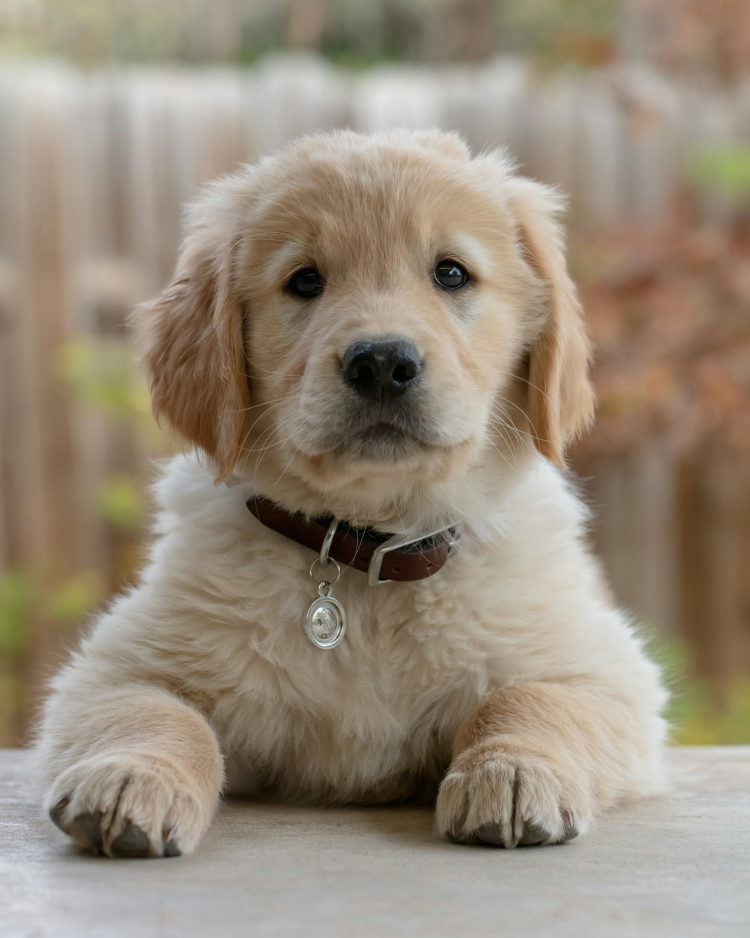
#> input picture src/img/golden.jpeg, 3000 x 3750 px (shown at 1/4 size)
$ jupyter execute --allow-errors lab03.ipynb   (older library calls are emulated)
#> lines starting #> are read from the running program, lines starting #| are printed output that depends on the picture; after the words box and inside, x2 and y2 are one past the last pixel; in counts of white or black regions, pixels touching at a corner belong together
## Laboratorio 03
### Histogram of Gradients (HOG) de Dalal & Triggs
- Sara Echeverría 21371
- Melissa Pérez 21385
- Ricardo Mendez 21289

Repositorio: https://github.com/MelissaPerez09/Lab03-CC3102

[cell 1]
# libraries
import cv2
import numpy as np
import matplotlib.pyplot as plt
from skimage.io import imread
from skimage.color import rgb2gray
from skimage.transform import resize
from skimage.feature import hog

### Task 01
Convertir una imagen a escala de grises y redimensionarla según un factor de escala

[cell 2]
def preprocess_image(image_path, k=1):
#> called with image_path = './img/golden.jpeg', k = 2
    image = cv2.imread(image_path)
#> image is the input picture: shape (3750, 3000, 3); mean B, G, R 122.2, 138.8, 151

    # gray scale transformation
    gray_image = cv2.cvtColor(image, cv2.COLOR_BGR2GRAY)

    # output image size
    new_size = (64 * k, 128 * k)

    # resize the image
    resized_image = cv2.resize(gray_image, new_size, interpolation=cv2.INTER_AREA)

    return resized_image

[cell 3]
# show result
def convert_grays(image_path, k):
    processed_image = preprocess_image(image_path, k)
    plt.imshow(processed_image, cmap='gray')
    plt.axis('off')
    plt.title("Grayscale Image")
    plt.show()

[cell 4]
convert_grays("./img/golden.jpeg", 2)

[cell 5]
convert_grays("./img/cat.jpeg", 4)
#> call 2 of preprocess_image, with image_path = './img/cat.jpeg', k = 4
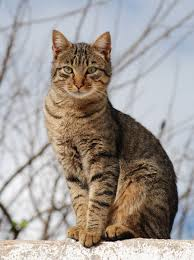
#> input picture src/img/cat.jpeg, 194 x 260 px
#> in preprocess_image, image is the input picture: shape (260, 194, 3); mean B, G, R 150.5, 155.1, 162
#> in preprocess_image (call 2), `resized_image = cv2.resize(gray_image, new_size, interpolation=cv2.INT..`:
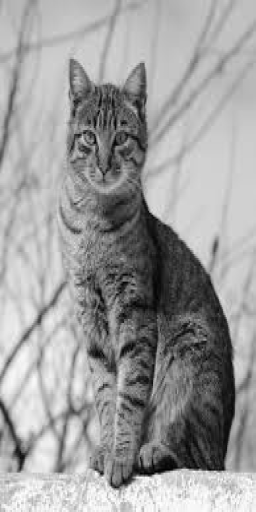
#> resized_image: shape (512, 256); min 0, max 255, mean 156.6

#> (a cell that did not finish here is left out)


### Task 02
Calcular la magnitud y el ángulo del gradiente de una imagen en escala de grises utilizando los filtros de Prewitt y Sobel.

[cell 7]
# Prewitt filter
def apply_prewitt(image):
    # Prewitt kernels
    kernel_x = np.array([[1, 0, -1], [1, 0, -1], [1, 0, -1]])
    kernel_y = np.array([[1, 1, 1], [0, 0, 0], [-1, -1, -1]])

    # apply filters
    prewitt_x = cv2.filter2D(image, -1, kernel_x)
    prewitt_y = cv2.filter2D(image, -1, kernel_y)

    # calculate the magnitude of gradients
    magnitude = cv2.addWeighted(prewitt_x, 0.5, prewitt_y, 0.5, 0)

    # Calcular la orientación del gradiente y llevarla al rango [0, 180)
    orientation = np.arctan2(prewitt_y, prewitt_x) * (180 / np.pi)
    orientation = np.mod(orientation, 180)

    return magnitude, orientation

[cell 8]
# Sobel filter
def apply_sobel(image):
    # apply Sobel filters in x and y directions
    sobel_x = cv2.Sobel(image, cv2.CV_64F, 1, 0, ksize=3)
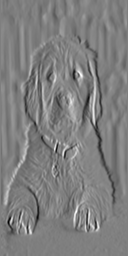
#> sobel_x: shape (256, 128) float64; min -455, max 455, mean -0.7; drawn with min black and max white
    sobel_y = cv2.Sobel(image, cv2.CV_64F, 0, 1, ksize=3)

    # calculate the magnitude of gradients
    magnitude = cv2.magnitude(sobel_x, sobel_y)

    # calculate the orientation of the gradient and scale it to [0, 180)
    orientation = np.arctan2(sobel_y, sobel_x) * (180 / np.pi)
    orientation = np.mod(orientation, 180)

    return magnitude, orientation

[cell 9]
# Show filter result
def show_filter_result(type, image_path, k):
    if type == "prewitt":
        processed_image = preprocess_image(image_path, k)
        magnitude, orientation = apply_prewitt(processed_image)
        filter_title = "Prewitt Filter"
    elif type == "sobel":
        processed_image = preprocess_image(image_path, k)
        magnitude, orientation = apply_sobel(processed_image)
        filter_title = "Sobel Filter"

    plt.figure(figsize=(4, 4))
    plt.suptitle(filter_title, fontsize=16)

    plt.subplot(1, 2, 1)
    plt.imshow(magnitude, cmap='gray')
    plt.axis('off')
    plt.title("Magnitude (µ)")

    plt.subplot(1, 2, 2)
    plt.imshow(orientation, cmap='gray')
    plt.axis('off')
    plt.title("Orientation (θ)")
    plt.show()

[cell 10]
show_filter_result("prewitt", "./img/golden.jpeg", 2)

[cell 11]
show_filter_result("sobel", "./img/golden.jpeg", 2)

[cell 12]
show_filter_result("prewitt", "./img/cat.jpeg", 4)

[cell 13]
show_filter_result("sobel", "./img/cat.jpeg", 4)
#> in apply_sobel (call 2), `sobel_y = cv2.Sobel(image, cv2.CV_64F, 0, 1, ksize=3)`:
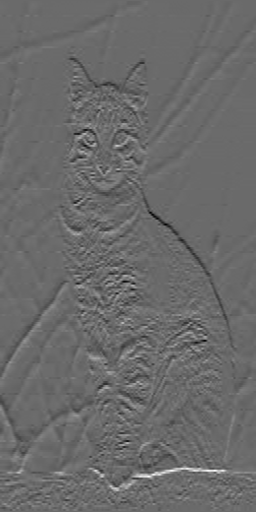
#> sobel_y: shape (512, 256) float64; min -512, max 715, mean 0.8; drawn with min black and max white
#> in apply_sobel (call 2), `magnitude = cv2.magnitude(sobel_x, sobel_y)`:
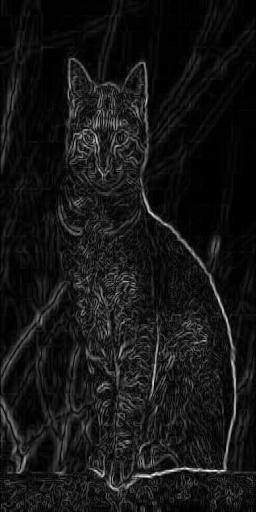
#> magnitude: shape (512, 256) float64; min 0, max 718.3, mean 61.4; drawn with min black and max white
#> in apply_sobel (call 2), `orientation = np.mod(orientation, 180)`:
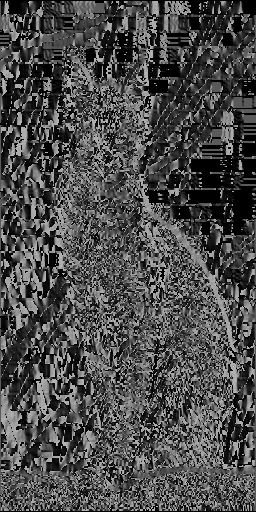
#> orientation: shape (512, 256) float64; min 0, max 179.9, mean 75.3

#> (a cell that did not finish here is left out)

#> (a cell that did not finish here is left out)

### Task 03
Construir un conjunto de bloques de tamaño especificado para almacenar la magnitud y el ángulo del gradiente de la imagen.

[cell 16]
# [19 lines left out: function construct_block_stack, not called in this run]

#> (a cell that did not finish here is left out)

### Task 04
Generar histogramas de gradientes a partir de los bloques calculados, asignando votos a los bines mediante interpolación bilineal.

[cell 18]
# [41 lines left out: function gradients_histogram, not called in this run]

#> (a cell that did not finish here is left out)

[cell 20]
# [10 lines left out: function plot_histogram, not called in this run]

#> (the rest of this cell did not finish here and is left out)

### Task 05
Visualizar los histogramas de cada bloque en una imagen con fondo negro, representando las direcciones de los gradientes.

[cell 21]
# [26 lines left out: function visualize_block_histogram, not called in this run]

[cell 22]
# [17 lines left out: function visualize_all_blocks, not called in this run]

#> (a cell that did not finish here is left out)

### Task 06
Comparar la implementación propia del algoritmo HOG con la versión de la función _hog_ de _scikit-image_.

[cell 24]
# load the image using OpenCV (same as before)
image = cv2.imread("./img/person.png")
#> (the rest of this cell did not finish here and is left out)

#> (a cell that did not finish here is left out)

[cell 26]
plt.figure(figsize=(8, 8))
#> (the rest of this cell did not finish here and is left out)

### Task 07
Implementar un método de detección de personas usando OpenCV y visualizar los resultados sobre imágenes de prueba.

[cell 27]
def detect_people(image_path):
#> called with image_path = './img/runners.jpeg'
    I = cv2.imread(image_path)
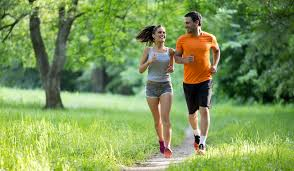
#> input picture src/img/runners.jpeg, 294 x 171 px
#> I is the input picture: shape (171, 294, 3); mean B, G, R 86.4, 151.6, 125.2

    # HOG and detection
    hog2 = cv2.HOGDescriptor()
    hog2.setSVMDetector(cv2.HOGDescriptor_getDefaultPeopleDetector())

    # detect people
    locations, confidence = hog2.detectMultiScale(I, winStride=(2, 2), padding=(1, 1), scale=1.05)
#> locations = [[121, 14, 78, 155], [153, 0, 86, 169]]; confidence = [0.853, 0.316]

    # rectangle the detected people
    for (x, y, w, h) in locations:
        cv2.rectangle(I, (x, y), (x + w, y + h), (0, 0, 255), 1)
#> this loop made 2 passes
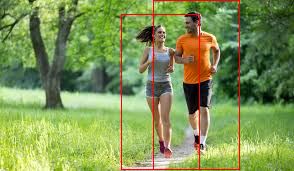
#> I: shape (171, 294, 3); 1.85% of pixels changed, all inside (x1, y1, x2, y2) = (121, 0, 240, 170)

    # Convertir a RGB para mostrar correctamente en Matplotlib
    I_rgb = cv2.cvtColor(I, cv2.COLOR_BGR2RGB)

    # Mostrar la imagen con detecciones
    plt.figure(figsize=(9, 3))
    plt.imshow(I_rgb)
    plt.axis('off')
    plt.title("detection with HOG + SVM")
    plt.show()

[cell 28]
detect_people("./img/runners.jpeg")

[cell 29]
detect_people("./img/street.jpeg")
#> call 2 of detect_people, with image_path = './img/street.jpeg'
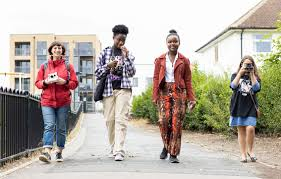
#> input picture src/img/street.jpeg, 281 x 179 px
#> in detect_people, I is the input picture: shape (179, 281, 3); mean B, G, R 164.5, 173.9, 181.8
#> in detect_people (call 2), `locations, confidence = hog2.detectMultiScale(I, winStride=(2, 2), pad..`: locations = [[212, 44, 67, 133], [81, 27, 75, 149], [134, 19, 77, 153], [19, 25, 74, 148]]; confidence = [1.89, 1.17, 2.75, 2.21]
#> the loop in detect_people (call 2), `for (x, y, w, h) in locations:` made 4 passes
#> after the loop in detect_people (call 2), `for (x, y, w, h) in locations:`:
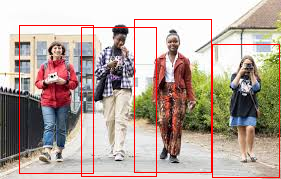
#> I: shape (179, 281, 3); 3.48% of pixels changed, all inside (x1, y1, x2, y2) = (19, 19, 280, 178)
